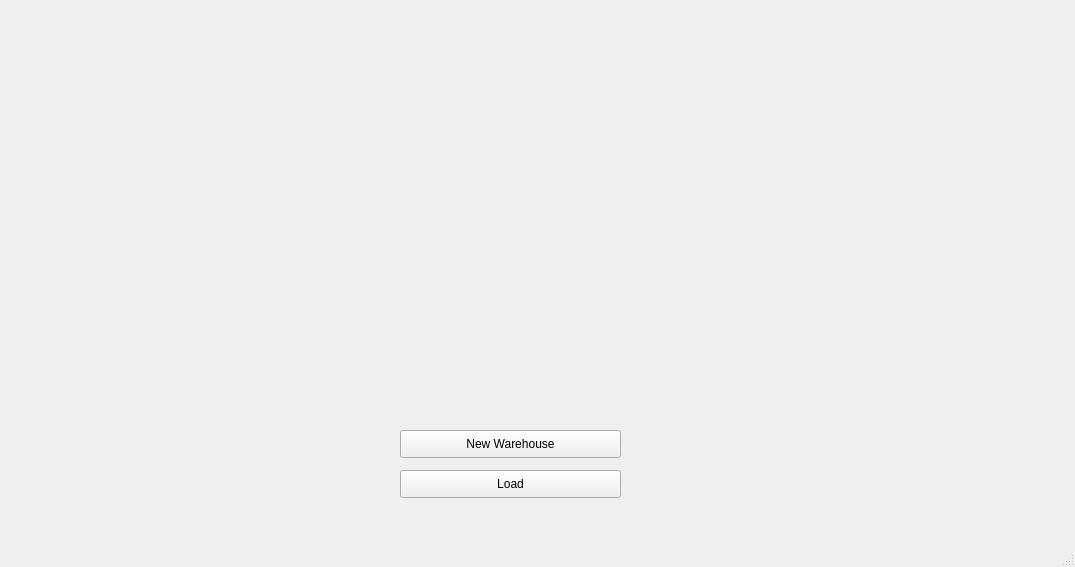
<?xml version="1.0" encoding="UTF-8"?>
<ui version="4.0">
 <class>MainWindow</class>
 <widget class="QMainWindow" name="MainWindow">
  <property name="geometry">
   <rect>
    <x>0</x>
    <y>0</y>
    <width>1075</width>
    <height>567</height>
   </rect>
  </property>
  <property name="windowTitle">
   <string>MainWindow</string>
  </property>
  <widget class="QWidget" name="centralwidget">
   <widget class="QLabel" name="logo">
    <property name="geometry">
     <rect>
      <x>80</x>
      <y>20</y>
      <width>922</width>
      <height>369</height>
     </rect>
    </property>
    <property name="minimumSize">
     <size>
      <width>631</width>
      <height>0</height>
     </size>
    </property>
    <property name="text">
     <string/>
    </property>
    <property name="pixmap">
     <pixmap>Warehouse_Wizard_Logo_v5.png</pixmap>
    </property>
   </widget>
   <widget class="QPushButton" name="newWarehouse">
    <property name="geometry">
     <rect>
      <x>400</x>
      <y>430</y>
      <width>221</width>
      <height>28</height>
     </rect>
    </property>
    <property name="text">
     <string>New Warehouse</string>
    </property>
   </widget>
   <widget class="QPushButton" name="loadWarehouse">
    <property name="geometry">
     <rect>
      <x>400</x>
      <y>470</y>
      <width>221</width>
      <height>28</height>
     </rect>
    </property>
    <property name="text">
     <string>Load</string>
    </property>
   </widget>
  </widget>
  <widget class="QMenuBar" name="menubar">
   <property name="geometry">
    <rect>
     <x>0</x>
     <y>0</y>
     <width>1075</width>
     <height>26</height>
    </rect>
   </property>
  </widget>
  <widget class="QStatusBar" name="statusbar"/>
 </widget>
 <resources/>
 <connections/>
</ui>
